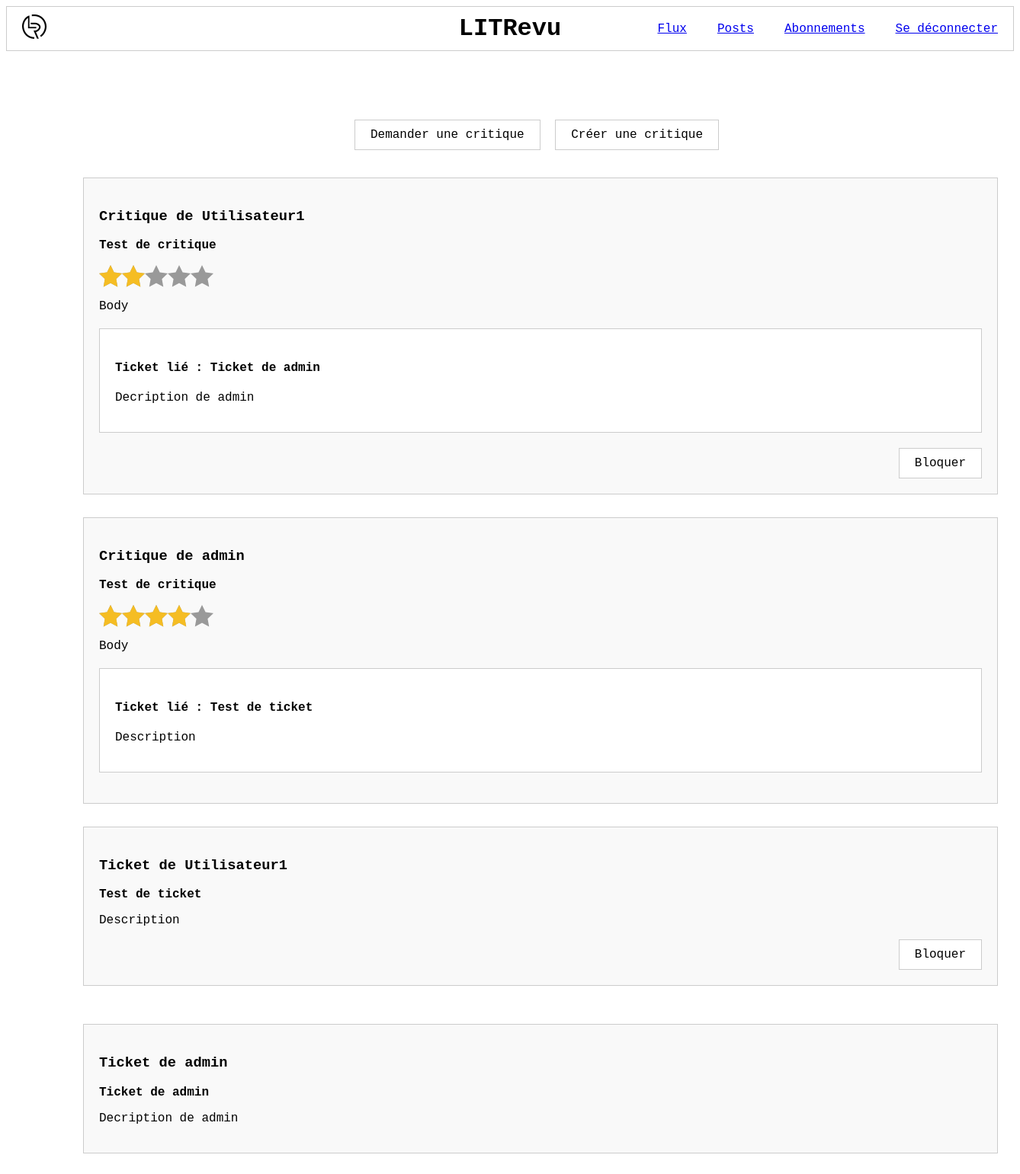
The page /review/home/ (signed in) on the database its author committed.
### reviews/models.py (models this page shows, shortened)
class Review(models.Model):
    ticket = models.ForeignKey(to=Ticket, on_delete=models.CASCADE)
    rating = models.PositiveSmallIntegerField(validators=[MinValueValidator(0), MaxValueValidator(5)])
    headline = models.CharField(max_length=128)
    body = models.CharField(max_length=8192, blank=True)
    user = models.ForeignKey(to=settings.AUTH_USER_MODEL, on_delete=models.CASCADE)
    time_created = models.DateTimeField(auto_now_add=True)

class Ticket(models.Model):
    title = models.fields.CharField(max_length=128)
    description = models.fields.TextField(max_length=2048, blank=True)
    user = models.ForeignKey(to=settings.AUTH_USER_MODEL, on_delete=models.CASCADE)
    image = models.ImageField(null=True, blank=True)
    time_created = models.fields.DateTimeField(auto_now_add=True)

### authentication/models.py (models this page shows)
class User(AbstractUser):
    first_name = None
    last_name = None

### reviews/views.py (the view)
# urls.py: path('home/', views.feed, name='home'),
@login_required
def feed(request):
    posts = get_feed_posts(request.user)
    return render(request, "reviews/home.html", {"posts": posts})

### reviews/utils.py (called while the page is built)
def get_feed_posts(user):
    users = [user]
    followed_users = UserFollow.objects.filter(user=user).values_list('followed_user', flat=True)
    users += list(followed_users)
    blocked_user_ids = UserBlock.objects.filter(user=user).values_list('blocked_user_id', flat=True)
    tickets = Ticket.objects.filter(user__in=users).exclude(user__in=blocked_user_ids)
    reviews = Review.objects.filter(user__in=users).exclude(user__in=blocked_user_ids)
    reviews_on_user_tickets = Review.objects.filter(ticket__user=user).exclude(user__in=blocked_user_ids)
    reviews = (reviews | reviews_on_user_tickets).distinct()
    for ticket in tickets:
        ticket.content_type = "ticket"
    for review in reviews:
        review.content_type = "review"
    posts = sorted(chain(tickets, reviews), key=attrgetter("time_created"), reverse=True)
    return posts

### reviews/templates/reviews/home.html (shortened to what this page needs)
{% extends "base.html" %}
{% load static %}
{% block extra_css %}
    <link rel="stylesheet" href="{% static 'reviews/home.css' %}">
    <link rel="stylesheet" href="{% static 'reviews/starability/starability-basic.css' %}">
{% endblock %}
{% block content %}
    <div class="content">
        <div>
            <a href="{% url 'create_ticket' %}">Demander une critique</a>
            <a href="{% url 'create_ticket_and_review' %}">Créer une critique</a>
        </div>
        {% if posts %}
            <ul class="post-list">
                {% for post in posts %}
                    {% if post.content_type == "review" %}
                        <div class="review">
                            <h3>Critique de {{ post.user }}</h3>
                            <p><strong>{{ post.headline }}</strong></p>
                            <div class="starability-result" data-rating="{{ post.rating }}" aria-label="{{ post.rating }} étoiles sur 5"></div>
                            <p>{{ post.body }}</p>
                            <div class="ticket">
                                <h4>Ticket lié : {{ post.ticket.title }}</h4>
                                <p>{{ post.ticket.description }}</p>
                            </div>
                            {% if post.user != request.user %}
                                <form method="post" action="{% url 'block' post.user.id %}">
                                    <button class="block" type="submit">Bloquer</button>
                                </form>
                            {% endif %}
                        </div>
                    {% elif post.content_type == "ticket" %}
                        <div class="ticket">
                            <h3>Ticket de {{ post.user }}</h3>
                            <p><strong>{{ post.title }}</strong></p>
                            <p>{{ post.description }}</p>
                            {% if post.user != request.user %}
                                <form method="post" action="{% url 'block' post.user.id %}">
                                    <button class="block" type="submit">Bloquer</button>
                                </form>
                            {% endif %}
                        </div>
                    {% endif %}
                {% endfor %}
            </ul>
        {% else %}
            <p>Aucune publication pour le moment.</p>
        {% endif %}
    </div>
{% endblock content %}

### static/styles.css (style rules this page uses)
body { font-family:'Courier New', Courier, monospace; }

### reviews/static/reviews/home.css (style rules this page uses)
.content { display: flex; flex-direction: column; align-items: center; margin: 0 auto; padding: 40px; width: 1200px; }
.content a { display: inline-block; margin: 10px 10px 20px 0; text-decoration: none; padding: 10px 20px; border: 1px solid #ccc; background-color: white; color: black; font-size: 16px; font-family: 'Courier New', Courier, monospace; }
.post-list { width: 100%; list-style: none; padding-left: 0; display: flex; flex-direction: column; gap: 30px; }
.review, .ticket { border: 1px solid #ccc; padding: 20px; background-color: #f9f9f9; }
.review .ticket { margin-top: 20px; background-color: #fff; }
.ticket { margin-bottom: 20px; }
form { text-align: right; margin: 0; }
button { padding: 10px 20px; font-size: 16px; font-family: 'Courier New', Courier, monospace; background-color: white; color: black; border: 1px solid #ccc; cursor: pointer; }

### reviews/static/reviews/starability/starability-basic.css (style rules this page uses)
.starability-result { position: relative; width: 150px; height: 30px; font-size: 0.1em; color: transparent; }
.starability-result:after { content: ' '; position: absolute; left: 0; height: 30px; background-position: 0 -30px; }
.starability-result[data-rating="4"]::after { width: 120px; }
.starability-result[data-rating="2"]::after { width: 60px; }

### rows shown on the page
Review: user "Utilisateur1", headline "Test de critique", body "Body", ticket "Ticket de admin", ticket.description "Decription de admin", shows "Bloquer"
Review: user "admin", headline "Test de critique", body "Body", ticket "Test de ticket", ticket.description "Description"
Ticket: user "Utilisateur1", title "Test de ticket", description "Description", shows "Bloquer"
Ticket: user "admin", title "Ticket de admin", description "Decription de admin"
